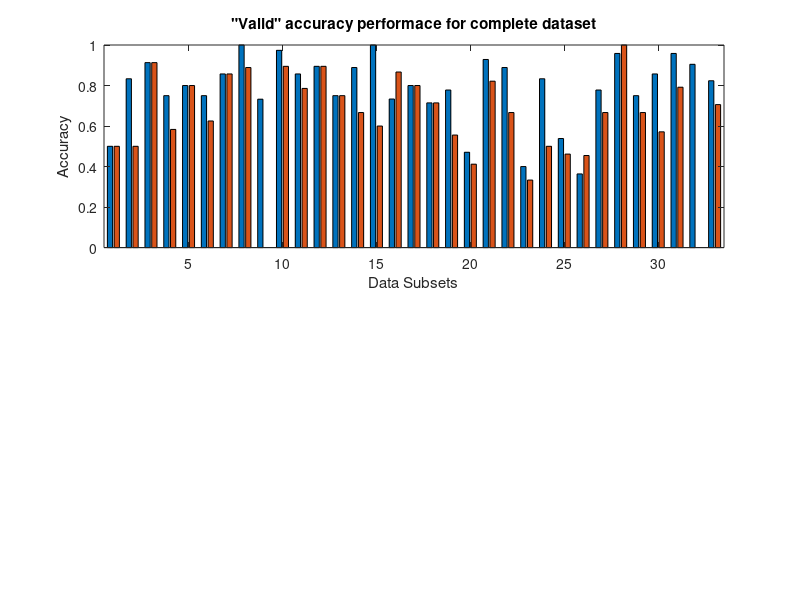

This figure's MATLAB source: (Note: this script raises an error after producing the figure.)
load('runtime_results');
o = load('acc_results_all_original');
p = load('acc_results_pi_para');

%% single variable barchart
% figure
% b = bar(num_vector, mem_all_before_opt);
% axis([0.5,33.5,0,30]);    % x-axis min, max; y-axis min, max; (no limit:=inf)
% title('Percentage Memory Usage During Runtime')
% xlabel('Data Subsets');
% ylabel('MEM %');
% b.FaceColor = 'b';
% b.EdgeColor = 'w';

%% two variable barchart
% vector = zeros(33,2);
% vector(:,1) = mem_all_before_opt(:);
% vector(:,2) = mem_all_parallel(:);
% 
% figure
% b = bar(vector);
% axis([0.5,33.5,0,35]);    % x-axis min, max; y-axis min, max; (no limit:=inf)
% title('Percentage Memory Usage During Runtime On Pi Before and After Optimisation')
% xlabel('Data Subsets');
% ylabel('MEM %');
% b(1).FaceColor = 'y';
% b(2).FaceColor = 'b';
% b(1).EdgeColor = 'w';
% b(2).EdgeColor = 'w';
% l = legend('Before optimisation','Parallelisation');

%% multi variable stacked
% vector = zeros(4,33);
% vector(1,:) = runtime_all_pc(:)';
% vector(2,:) = runtime_all_before_opt(:)';
% vector(3,:) = runtime_all_threading(:)';
% vector(4,:) = runtime_all_parallelising(:,2)';

% figure
% b = bar(vector, 'stacked');
% title('Total Execution Time For Complete Dataset')
% xlabel('Data Subsets');
% ylabel('Execution Time (seconds)');
% for i=1:33
%     b(i).EdgeColor = 'w';
% end
% legend('1: PC','2: Before optimisation','3: Multi-threading','4: Parallelisation');

%% subplots accuracy side by side
% figure
% subplot(1,2,1);
% b = bar(num_vector, validAccuracy);
% axis([0.5,33.5,0,1]);    % x-axis min, max; y-axis min, max; (no limit:=inf)
% title('"Valid" accuracy performace for complete dataset')
% xlabel('Data Subsets');
% ylabel('Accuracy');
% b.FaceColor = 'b';
% b.EdgeColor = 'w';
% 
% subplot(1,2,2);
% b = bar(num_vector, regionsAccuracy);
% axis([0.5,33.5,0,1]);    % x-axis min, max; y-axis min, max; (no limit:=inf)
% title({'"Region" accuracy performace for those image sets','that are classified as "valid" correctly'});
% xlabel('Data Subsets');
% ylabel('Accuracy');
% b.FaceColor = 'g';
% b.EdgeColor = 'w';

%% two variable barchart subplots side by side

vector = zeros(33,2);
vector(:,1) = o.validAccuracy(:);
vector(:,2) = p.validAccuracy(:);

figure
subplot(2,1,1);
b = bar(vector);
axis([0.5,33.5,0,1]);    % x-axis min, max; y-axis min, max; (no limit:=inf)
title('"Valid" accuracy performace for complete dataset')
xlabel('Data Subsets');
ylabel('Accuracy');
b(1).FaceColor = 'c';
b(2).FaceColor = 'b';
b(1).EdgeColor = 'w';
b(2).EdgeColor = 'w';
l = legend('Before optimisation','Parallelisation');


vector = zeros(33,2);
vector(:,1) = o.regionsAccuracy(:);
vector(:,2) = p.regionsAccuracy(:);

hold on
subplot(2,1,2);
b = bar(vector);
axis([0.5,33.5,0,1]);    % x-axis min, max; y-axis min, max; (no limit:=inf)
title({'"Region" accuracy performace for those image sets that are classified as "valid" correctly'});
xlabel('Data Subsets');
ylabel('Accuracy');
b(1).FaceColor = 'y';
b(2).FaceColor = 'g';
b(1).EdgeColor = 'w';
b(2).EdgeColor = 'w';
l = legend('Before optimisation','Parallelisation');

hold off